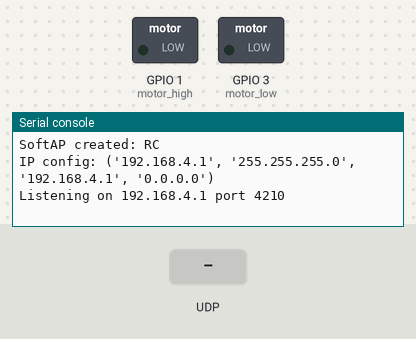
Bench run of a program on a simulated ESP32 board running MicroPython. Parts: switched loads named in the program (green lamp = pin HIGH), the last lines printed to the serial console. Inputs (shaded band) come from the test bench. The board's own WiFi access point starts at once.

Above: at 1.2 s.
1.3 s: UDP packet "PING" arrives
At 2.5 s:
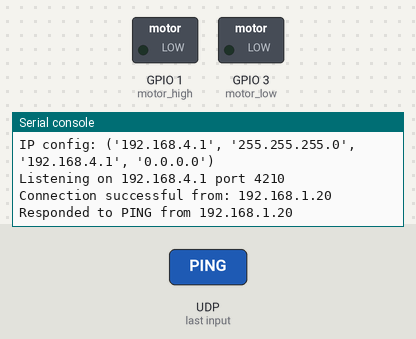
At 5.0 s:
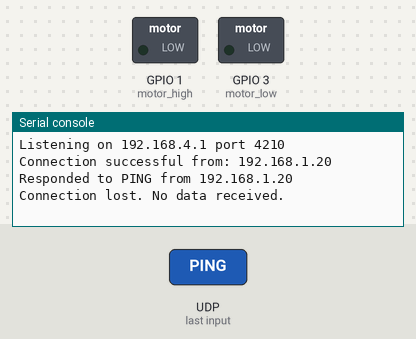

Measured:
- after the input at 1.3 s, the serial console: prints a new line at once (image 1)

The program:

ESP32_SuperMini.py
```python
import network
import socket
import machine
import struct
import utime

# ===== Soft AP Setup =====
SSID = "RC"
PASSWORD = "12345678"

ap = network.WLAN(network.AP_IF)
ap.active(True)
ap.config(essid=SSID, password=PASSWORD, authmode=network.AUTH_WPA_WPA2_PSK)

print("SoftAP created:", SSID)
print("IP config:", ap.ifconfig())

# ===== UDP Socket Setup =====
UDP_PORT = 4210
sock = socket.socket(socket.AF_INET, socket.SOCK_DGRAM)
sock.bind((ap.ifconfig()[0], UDP_PORT))
sock.settimeout(1.0)

print("Listening on", ap.ifconfig()[0], "port", UDP_PORT)

# ===== Servo + Motor Setup =====
def map_servo(x, in_min=0, in_max=4095, out_min=500, out_max=2500):
    """Map joystick (0–4095) to servo microseconds (500–2500)."""
    return int((x - in_min) * (out_max - out_min) / (in_max - in_min) + out_min)

def us_to_duty(us, freq=50):
    """Convert microseconds to duty_u16 for given PWM frequency."""
    period = 1000000 // freq  # microseconds per cycle (20ms at 50Hz)
    duty = int((us / period) * 65535)
    return max(0, min(65535, duty))  # Clamp safely within range

# Servos
servo_aileron = machine.PWM(machine.Pin(4), freq=50)   # Aileron
servo_elevator = machine.PWM(machine.Pin(7), freq=50)  # Elevator (moved from 10 to 7)

# Motors
motor_low = machine.PWM(machine.Pin(3), freq=50)   # Motor for 0–1900 range
motor_high = machine.PWM(machine.Pin(1), freq=50) # Motor for 2200–4000 range

motor_low.duty_u16(0)
motor_high.duty_u16(0)

# ===== Main Loop =====
client_address = None
last_packet_time = utime.ticks_ms()
CONNECTION_TIMEOUT_MS = 3000

while True:
    try:
        data, addr = sock.recvfrom(1024)

        if client_address is None:
            print("Connection successful from:", addr[0])
        client_address = addr
        last_packet_time = utime.ticks_ms()

        # Handshake
        if data == b'PING':
            sock.sendto(b'PONG', addr)
            print("Responded to PING from", addr[0])
            continue

        # Joystick packet (8 bytes expected)
        if len(data) == 8:
            elevator, rudder, throttle, aileron = struct.unpack("<4H", data)

            # Servo control
            servo_aileron.duty_u16(us_to_duty(map_servo(aileron)))
            servo_elevator.duty_u16(us_to_duty(map_servo(elevator)))

            # ===== Throttle zone control =====
            if throttle <= 1900:
                # Map 0–1900 → 0–65535 for Pin 8
                motor_speed = int((throttle / 1900) * 65535)
                motor_speed = max(0, min(65535, motor_speed))
                motor_low.duty_u16(motor_speed)  # Pin 8 active
                motor_high.duty_u16(0)           # Pin 10 off

            elif throttle >= 2200:
                # Map 2200–4000 → 0–65535 for Pin 10
                motor_speed = int(((throttle - 2200) / (4000 - 2200)) * 65535)
                motor_speed = max(0, min(65535, motor_speed))
                motor_high.duty_u16(motor_speed) # Pin 10 active
                motor_low.duty_u16(0)            # Pin 8 off

            else:
                # Dead zone (1900–2200)
                motor_low.duty_u16(0)
                motor_high.duty_u16(0)

            print(f"ELEV={elevator} RUD={rudder} THR={throttle} AIL={aileron}")

    except OSError:
        # Timeout: check connection
        if client_address and utime.ticks_diff(utime.ticks_ms(), last_packet_time) > CONNECTION_TIMEOUT_MS:
            print("Connection lost. No data received.")
            client_address = None
    except KeyboardInterrupt:
        machine.reset()
        utime.sleep(10)
```
